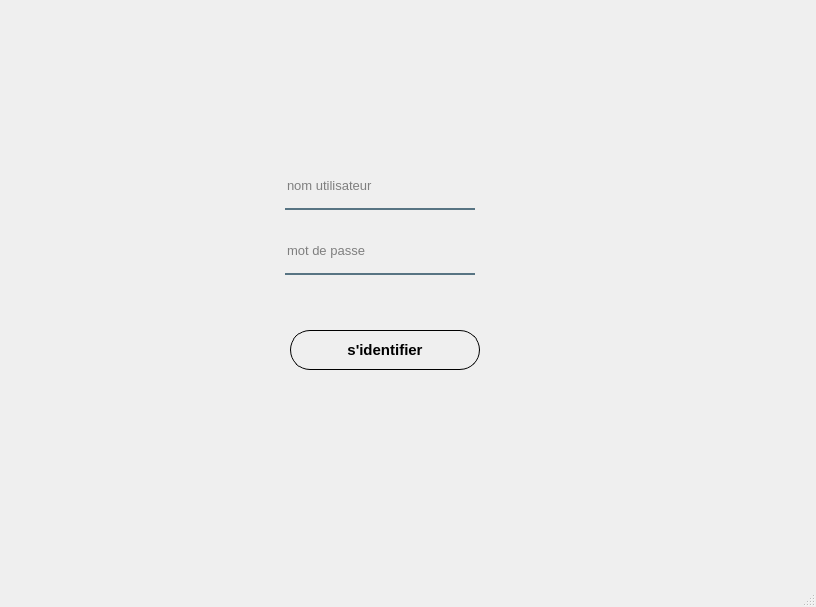
<?xml version="1.0" encoding="UTF-8"?>
<ui version="4.0">
 <class>MainWindow</class>
 <widget class="QMainWindow" name="MainWindow">
  <property name="geometry">
   <rect>
    <x>0</x>
    <y>0</y>
    <width>816</width>
    <height>607</height>
   </rect>
  </property>
  <property name="windowTitle">
   <string>MainWindow</string>
  </property>
  <widget class="QWidget" name="centralwidget">
   <widget class="QLineEdit" name="lineEdit_2">
    <property name="geometry">
     <rect>
      <x>285</x>
      <y>235</y>
      <width>190</width>
      <height>40</height>
     </rect>
    </property>
    <property name="font">
     <font>
      <pointsize>10</pointsize>
     </font>
    </property>
    <property name="styleSheet">
     <string notr="true">background-color:rgba(0, 0, 0, 0);
border:none;
border-bottom:2px solid rgba(46, 82, 101, 200);
color:rgba(0, 0, 0, 240);
padding-bottom:7px;</string>
    </property>
    <property name="echoMode">
     <enum>QLineEdit::Password</enum>
    </property>
    <property name="placeholderText">
     <string>mot de passe </string>
    </property>
   </widget>
   <widget class="QLineEdit" name="lineEdit">
    <property name="geometry">
     <rect>
      <x>285</x>
      <y>170</y>
      <width>190</width>
      <height>40</height>
     </rect>
    </property>
    <property name="font">
     <font>
      <pointsize>10</pointsize>
     </font>
    </property>
    <property name="styleSheet">
     <string notr="true">background-color:rgba(0, 0, 0, 0);
border:none;
border-bottom:2px solid rgba(46, 82, 101, 200);
color:rgba(0, 0, 0, 240);
padding-bottom:7px;</string>
    </property>
    <property name="placeholderText">
     <string>nom utilisateur </string>
    </property>
   </widget>
   <widget class="QPushButton" name="login">
    <property name="geometry">
     <rect>
      <x>290</x>
      <y>330</y>
      <width>190</width>
      <height>40</height>
     </rect>
    </property>
    <property name="font">
     <font>
      <pointsize>11</pointsize>
      <weight>75</weight>
      <bold>true</bold>
     </font>
    </property>
    <property name="styleSheet">
     <string notr="true">border: 1px solid black;
border-radius:20px !important;</string>
    </property>
    <property name="text">
     <string>s'identifier</string>
    </property>
   </widget>
   <widget class="QLabel" name="label">
    <property name="geometry">
     <rect>
      <x>-30</x>
      <y>-20</y>
      <width>1581</width>
      <height>791</height>
     </rect>
    </property>
    <property name="text">
     <string/>
    </property>
    <property name="pixmap">
     <pixmap>img/back.jpg</pixmap>
    </property>
    <property name="scaledContents">
     <bool>true</bool>
    </property>
   </widget>
   <zorder>label</zorder>
   <zorder>lineEdit_2</zorder>
   <zorder>lineEdit</zorder>
   <zorder>login</zorder>
  </widget>
  <widget class="QMenuBar" name="menubar">
   <property name="geometry">
    <rect>
     <x>0</x>
     <y>0</y>
     <width>816</width>
     <height>26</height>
    </rect>
   </property>
  </widget>
  <widget class="QStatusBar" name="statusbar"/>
 </widget>
 <resources/>
 <connections/>
</ui>
